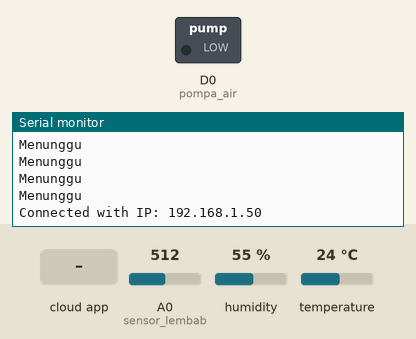
The sketch below on a simulated ESP8266 (NodeMCU). On the bench: switched loads named in the sketch (green lamp = pin HIGH), the last lines printed to the serial monitor. The inputs (shaded band) are chosen by the test bench; at power-on: A0 (sensor_lembab) = 512, humidity 55 %, temperature 24 °C. WiFi joins after 1.5 s; servers stay silent unless stated; the Firebase database answers and starts empty.

Above: at 4.8 s.
4.9 s: the phone or cloud app sets mode to 1
At 6.4 s:
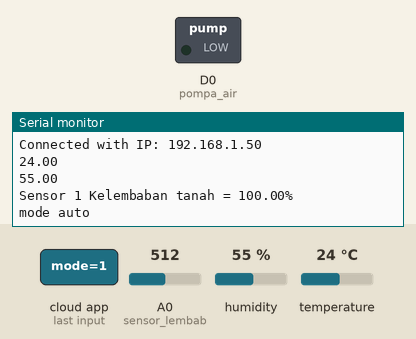
6.7 s: the phone or cloud app sets mode to 0
At 9.5 s:
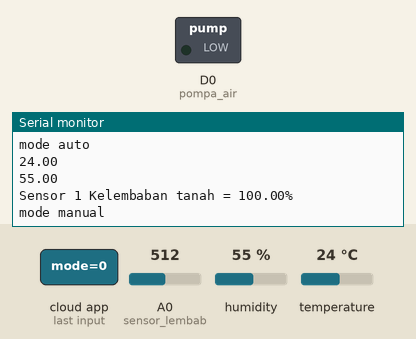

The sketch:

smart_garden.ino
```cpp
// firebase
#include "FirebaseESP8266.h"
#include <ESP8266WiFi.h>
// Set these to run example.
#define FIREBASE_HOST "pkm-asia.firebaseio.com"
#define FIREBASE_AUTH "hdF4mLVdCbVvcvmetSfUYaLT140fTiOkUPLaxvvX"
#define WIFI_SSID "Cv brilliant solution reseach"
#define WIFI_PASSWORD "Akucantik123"
FirebaseData firebaseData;
// pompa
#define pompa_air D0
// sensor DHT
#include "DHT.h"
#define dht_pin D5
#define DHTTYPE DHT11
DHT dht (dht_pin, DHTTYPE);
// sensor soil moisture
int sensor_lembab = A0;
void setup() {
  // put your setup code here, to run once:
  Serial.begin(9600);
  dht.begin();

  pinMode(pompa_air,OUTPUT);

Serial.print("Connecting to Wi-Fi");
WiFi.begin(WIFI_SSID, WIFI_PASSWORD);
while (WiFi.status() != WL_CONNECTED) {
  Serial.println("Menunggu");
  delay(200);
  }
//ip address status
Serial.println();
Serial.print("Connected with IP: ");
Serial.println(WiFi.localIP());
Serial.println();
delay(2000);

Firebase.begin(FIREBASE_HOST, FIREBASE_AUTH);
Firebase.reconnectWiFi(true);

}

void loop() {
  // put your main code here, to run repeatedly:
String mode;
Firebase.getString(firebaseData,"mode");
mode=firebaseData.stringData();
if(mode=="1"){
  sensor_dht();
  sensor_soil();
      Serial.println("mode auto");
    }
  if(mode=="0"){
    control_pompa();
    sensor_dht();
    sensor_soil();
    Serial.println("mode manual");
  }
  delay(1000);
}

void control_pompa(){
 // pompa control
String pompa;
Firebase.getString(firebaseData,"pompa");
pompa=firebaseData.stringData();
if(pompa=="1"){
  digitalWrite(pompa_air,LOW);
  Serial.println("pompa aktif");

}
  if(pompa=="0"){
    digitalWrite(pompa_air,HIGH);
    Serial.println("pompa non aktif");
}
}
void sensor_dht(){
  float kelembaban_udara = dht.readHumidity();
  float t = dht.readTemperature();
  // set value
  Firebase.setFloat(firebaseData,"suhu",t);
  Firebase.setFloat(firebaseData,"rh_udara",kelembaban_udara);
  Serial.println(t);
  Serial.println(kelembaban_udara);
}

void sensor_soil(){
  int lembab = analogRead(sensor_lembab);
  float kelembaban_tanah = ( 100 - ( (lembab/1023) * 100 ) );
  Serial.print("Sensor 1 Kelembaban tanah = ");
  Serial.print(kelembaban_tanah);
  Serial.print("%\n\n");
  Firebase.setFloat(firebaseData,"rh_tanah",kelembaban_tanah);
}
```

Measured:
- after the input at 4.9 s, the serial monitor: prints a new line after 0.33 s (image 1)
- after the input at 6.7 s, the serial monitor: prints a new line after 2.1 s (image 2)
